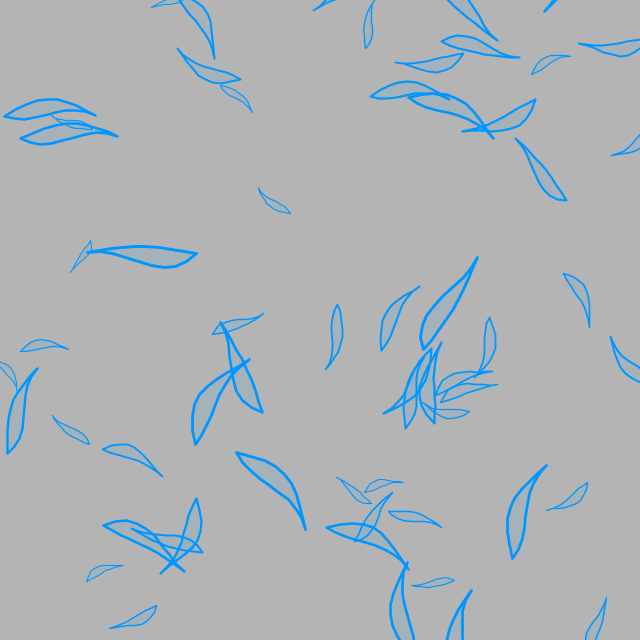
Frame 1 (no input)
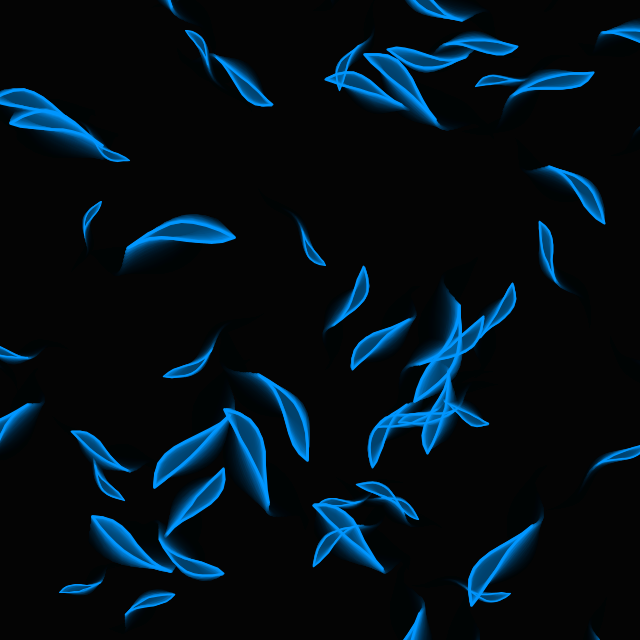
Frame 60 (the mouse pressed at the canvas centre just before this capture)
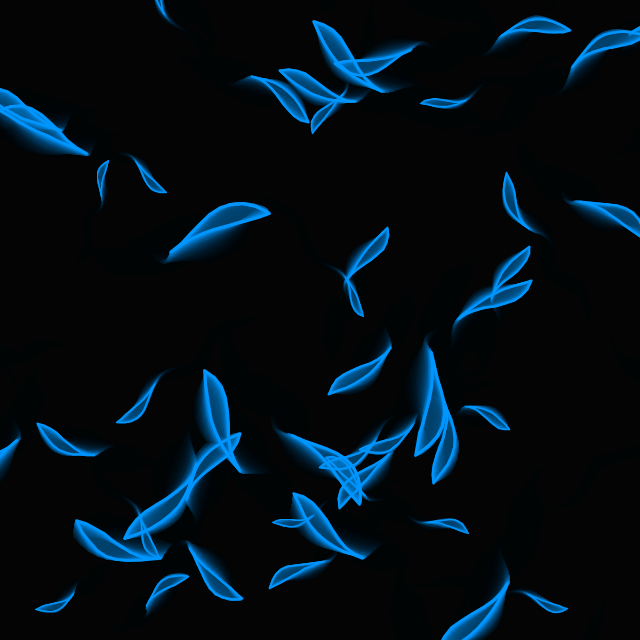
Frame 120 (the mouse held since frame 60 and released just before this capture)

The Processing sketch that drew these frames (run headless with seeded random() and noise(); from frame 60 on, the mouse is pressed at the canvas centre):

// Processing sketch: processing_162912
// ── processing_162912.pde

ArrayList fish = new ArrayList();

void setup() {
  size(640, 640);
  /* Gives a nice glow feel */
  strokeWeight(10);
  /* 
   IMPORTANT: because we are using vertex's to make our fish, the line joining becomes spiky when the 
   strokeWeight is bigger than 1. 
   */
  strokeJoin(ROUND);
  stroke(0, 150, 255);
  /* Add 100 fish */
  for (int i = 0; i < 60; i++) {
    fish.add(new Fish());
  }
}

void draw() {
  fill(0, 30);
  rect(-10, -10, width+20, height+20);
  fill(0, 150, 255, 20);

  for (int i = 0; i < fish.size (); i++) {
    Fish f = (Fish) fish.get(i);
    f.draw();
    f.boundaries();
  }
}

class Fish {
  PVector loc;
  PVector vel;
  /* Just to add some individuality to the fish wiggle */
  float s = random(-90, 90);
  float d = random(0.1, 0.3);

  Fish() {
    loc = new PVector(random(width), random(height));
    /* Make a random velocity */
    vel = new PVector(random(-1, 1), random(-1, 1));
  }

  void draw() {
    loc.add(vel);
    pushMatrix();
    translate(loc.x, loc.y);
    scale(d);
    /* Get the direction and add 90 degrees. */
    rotate(vel.heading2D()-radians(90));
    beginShape();
    for (int i = 0; i <= 180; i+=20) {
      float x = sin(radians(i)) * i/3;
      float angle = sin(radians(i+s+frameCount*5)) * 50;
      vertex(x-angle, i*2);
      vertex(x-angle, i*2);
    }
    /* 
     Started from the top now we are here. We need to now start to draw from where the first for loop left off. 
     Otherwise un ugly line will appear down the middle. To see what I mean uncomment the below line and comment
     the other line.
     */
    for (int i = 180; i >= 0; i-=20) {
      //for (int i = 0; i < 180; i+=20){
      float x = sin(radians(i)) * i/3;
      float angle = sin(radians(i+s+frameCount*5)) * 50;
      vertex(-x-angle, i*2);
      vertex(-x-angle, i*2);
    }
    endShape();
    popMatrix();
  }

  void boundaries() {
    /* Instead of changing the velocity when the fish  */
    if (loc.x < -100) loc.x = width+100;
    if (loc.x > width+100) loc.x = -100;
    if (loc.y < -100) loc.y = height+100;
    if (loc.y > height+100) loc.y = -100;
  }
}
